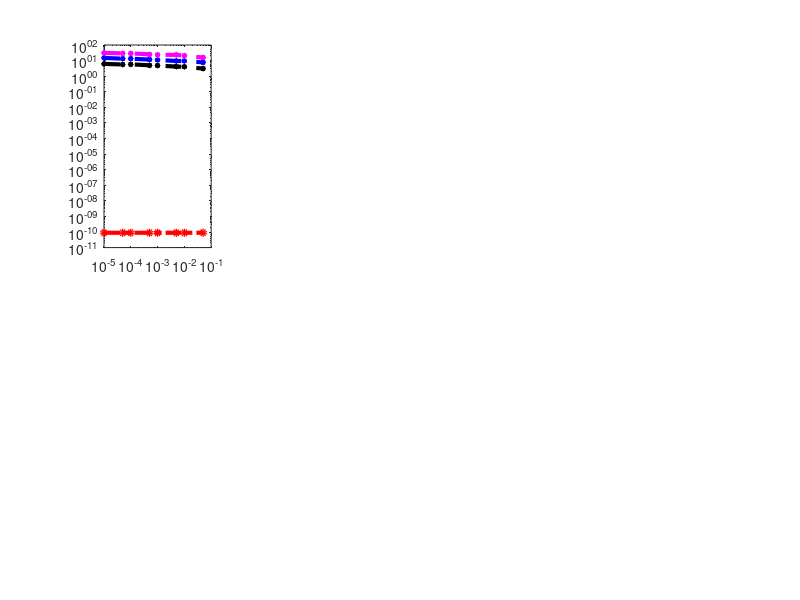

Here is the MATLAB script that generated this plot: (Note: this script raises an error after producing the figure.)
clear; clc; close all
FS = 24;

%% D = 20, N = 1000
D = 20; N = 1000; eps = 0.1;
load results_vs_delta_synth_D_20_N_1000_eps_0_1
avg_loss_np = abs(mean(loss_opt_np));
avg_loss_cape = abs(mean(loss_opt_cape));
avg_loss_conv = abs(mean(loss_opt_conv));
avg_loss_local = abs(mean(loss_opt_local));
avg_loss_exst = abs(mean(loss_opt_exst));

avg_errW_np = mean(errW_np);
avg_errW_cape = mean(errW_cape);
avg_errW_conv = mean(errW_conv);
avg_errW_local = mean(errW_local);
avg_errW_exst = mean(errW_exst);

figure(1) % for plotting loss
subplot(241)
loglog(delta_all, avg_loss_np, 'ro-.','LineWidth',3,'MarkerSize',3); hold on
loglog(delta_all, avg_loss_cape, 'k*--','LineWidth',3,'MarkerSize',3); hold on
loglog(delta_all, avg_loss_conv, 'b*--','LineWidth',3,'MarkerSize',3); hold on
loglog(delta_all, avg_loss_local, 'm*--','LineWidth',3,'MarkerSize',3); hold on
loglog(delta_all, avg_loss_exst, 'rsq--','LineWidth',3,'MarkerSize',3); hold on
set(gca,'FontSize',FS,'FontWeight','bold')
axis([delta_all(1)/10 delta_all(end)*10 1e-12 1e10])
xlabel('Privacy parameter (\delta)','FontSize',FS,'FontWeight','bold');
ylabel('Loss f_D(w)','FontSize',FS,'FontWeight','bold');
title('Synth (D = 20, N = 1k, S = 5, \epsilon = 0.1)','FontSize', FS,'FontWeight','bold'); 
legend('Non-priv', 'capeFM', 'conv', 'local', 'dp-fm', 'Location','best')

figure(1) % for plotting errW
subplot(245)
semilogx(delta_all, avg_errW_np, 'ro-.','LineWidth',3,'MarkerSize',3); hold on
semilogx(delta_all, avg_errW_cape, 'k*--','LineWidth',3,'MarkerSize',3); hold on
semilogx(delta_all, avg_errW_conv, 'b*--','LineWidth',3,'MarkerSize',3); hold on
semilogx(delta_all, avg_errW_local, 'm*--','LineWidth',3,'MarkerSize',3); hold on
semilogx(delta_all, avg_errW_exst, 'rsq--','LineWidth',3,'MarkerSize',3); hold on
set(gca,'FontSize',FS,'FontWeight','bold')
axis([delta_all(1)/10 delta_all(end)*10 -0.01 0.25])
xlabel('Privacy parameter (\delta)','FontSize',FS,'FontWeight','bold');
ylabel('err_w','FontSize',FS,'FontWeight','bold');
title('Synth (D = 20, N = 1k, S = 5, \epsilon = 0.1','FontSize', FS,'FontWeight','bold'); 
legend('Non-priv', 'capeFM', 'conv', 'local', 'dp-fm', 'Location','best')

%% D = 20, N = 20000
D = 20; N = 20000; eps = 0.5;
load results_vs_delta_synth_D_20_N_20000_eps_0_5
avg_loss_np = abs(mean(loss_opt_np));
avg_loss_cape = abs(mean(loss_opt_cape));
avg_loss_conv = abs(mean(loss_opt_conv));
avg_loss_local = abs(mean(loss_opt_local));
avg_loss_exst = abs(mean(loss_opt_exst));

avg_errW_np = mean(errW_np);
avg_errW_cape = mean(errW_cape);
avg_errW_conv = mean(errW_conv);
avg_errW_local = mean(errW_local);
avg_errW_exst = mean(errW_exst);

figure(1) % for plotting loss
subplot(242)
loglog(delta_all, avg_loss_np, 'ro-.','LineWidth',3,'MarkerSize',3); hold on
loglog(delta_all, avg_loss_cape, 'k*--','LineWidth',3,'MarkerSize',3); hold on
loglog(delta_all, avg_loss_conv, 'b*--','LineWidth',3,'MarkerSize',3); hold on
loglog(delta_all, avg_loss_local, 'm*--','LineWidth',3,'MarkerSize',3); hold on
loglog(delta_all, avg_loss_exst, 'rsq--','LineWidth',3,'MarkerSize',3); hold on
set(gca,'FontSize',FS,'FontWeight','bold')
axis([delta_all(1)/10 delta_all(end)*10 1e-12 1e10])
xlabel('Privacy parameter (\delta)','FontSize',FS,'FontWeight','bold');
ylabel('Loss f_D(w)','FontSize',FS,'FontWeight','bold');
title('Synth (D = 20, N = 20k, S = 5, \epsilon = 0.5','FontSize', FS,'FontWeight','bold'); 
% legend('Non-priv', 'capeFM', 'conv', 'local', 'dp-fm', 'Location','best')

figure(1) % for plotting errW
subplot(246)
semilogx(delta_all, avg_errW_np, 'ro-.','LineWidth',3,'MarkerSize',3); hold on
semilogx(delta_all, avg_errW_cape, 'k*--','LineWidth',3,'MarkerSize',3); hold on
semilogx(delta_all, avg_errW_conv, 'b*--','LineWidth',3,'MarkerSize',3); hold on
semilogx(delta_all, avg_errW_local, 'm*--','LineWidth',3,'MarkerSize',3); hold on
semilogx(delta_all, avg_errW_exst, 'rsq--','LineWidth',3,'MarkerSize',3); hold on
set(gca,'FontSize',FS,'FontWeight','bold')
axis([delta_all(1)/10 delta_all(end)*10 -0.01 0.25])
xlabel('Privacy parameter (\delta)','FontSize',FS,'FontWeight','bold');
ylabel('err_w','FontSize',FS,'FontWeight','bold');
title('Synth (D = 20, N = 20k, S = 5, \epsilon = 0.5','FontSize', FS,'FontWeight','bold'); 
% legend('Non-priv', 'capeFM', 'conv', 'local', 'dp-fm', 'Location','best')

%% D = 50, N = 2000
D = 50; N = 2000; eps = 0.5;
load results_vs_delta_synth_D_50_N_2000_eps_0_5
avg_loss_np = abs(mean(loss_opt_np));
avg_loss_cape = abs(mean(loss_opt_cape));
avg_loss_conv = abs(mean(loss_opt_conv));
avg_loss_local = abs(mean(loss_opt_local));
avg_loss_exst = abs(mean(loss_opt_exst));

avg_errW_np = mean(errW_np);
avg_errW_cape = mean(errW_cape);
avg_errW_conv = mean(errW_conv);
avg_errW_local = mean(errW_local);
avg_errW_exst = mean(errW_exst);

figure(1) % for plotting loss
subplot(243)
loglog(delta_all, avg_loss_np, 'ro-.','LineWidth',3,'MarkerSize',3); hold on
loglog(delta_all, avg_loss_cape, 'k*--','LineWidth',3,'MarkerSize',3); hold on
loglog(delta_all, avg_loss_conv, 'b*--','LineWidth',3,'MarkerSize',3); hold on
loglog(delta_all, avg_loss_local, 'm*--','LineWidth',3,'MarkerSize',3); hold on
loglog(delta_all, avg_loss_exst, 'rsq--','LineWidth',3,'MarkerSize',3); hold on
set(gca,'FontSize',FS,'FontWeight','bold')
axis([delta_all(1)/10 delta_all(end)*10 1e-12 1e10])
xlabel('Privacy parameter (\delta)','FontSize',FS,'FontWeight','bold');
ylabel('Loss f_D(w)','FontSize',FS,'FontWeight','bold');
title('Synth (D = 50, N = 2k, S = 5, \epsilon = 0.5','FontSize', FS,'FontWeight','bold'); 
% legend('Non-priv', 'capeFM', 'conv', 'local', 'dp-fm', 'Location','best')

figure(1) % for plotting errW
subplot(247)
semilogx(delta_all, avg_errW_np, 'ro-.','LineWidth',3,'MarkerSize',3); hold on
semilogx(delta_all, avg_errW_cape, 'k*--','LineWidth',3,'MarkerSize',3); hold on
semilogx(delta_all, avg_errW_conv, 'b*--','LineWidth',3,'MarkerSize',3); hold on
semilogx(delta_all, avg_errW_local, 'm*--','LineWidth',3,'MarkerSize',3); hold on
semilogx(delta_all, avg_errW_exst, 'rsq--','LineWidth',3,'MarkerSize',3); hold on
set(gca,'FontSize',FS,'FontWeight','bold')
axis([delta_all(1)/10 delta_all(end)*10 -0.01 0.25])
xlabel('Privacy parameter (\delta)','FontSize',FS,'FontWeight','bold');
ylabel('err_w','FontSize',FS,'FontWeight','bold');
title('Synth (D = 50, N = 2k, S = 5, \epsilon = 0.5','FontSize', FS,'FontWeight','bold'); 
% legend('Non-priv', 'capeFM', 'conv', 'local', 'dp-fm', 'Location','best')

%% D = 50, N = 20000
D = 50; N = 20000; eps = 1.0;
load results_vs_delta_synth_D_50_N_20000_eps_2
avg_loss_np = abs(mean(loss_opt_np));
avg_loss_cape = abs(mean(loss_opt_cape));
avg_loss_conv = abs(mean(loss_opt_conv));
avg_loss_local = abs(mean(loss_opt_local));
avg_loss_exst = abs(mean(loss_opt_exst));

avg_errW_np = mean(errW_np);
avg_errW_cape = mean(errW_cape);
avg_errW_conv = mean(errW_conv);
avg_errW_local = mean(errW_local);
avg_errW_exst = mean(errW_exst);

figure(1) % for plotting loss
subplot(244)
loglog(delta_all, avg_loss_np, 'ro-.','LineWidth',3,'MarkerSize',3); hold on
loglog(delta_all, avg_loss_cape, 'k*--','LineWidth',3,'MarkerSize',3); hold on
loglog(delta_all, avg_loss_conv, 'b*--','LineWidth',3,'MarkerSize',3); hold on
loglog(delta_all, avg_loss_local, 'm*--','LineWidth',3,'MarkerSize',3); hold on
loglog(delta_all, avg_loss_exst, 'rsq--','LineWidth',3,'MarkerSize',3); hold on
set(gca,'FontSize',FS,'FontWeight','bold')
axis([delta_all(1)/10 delta_all(end)*10 1e-12 1e10])
xlabel('Privacy parameter (\delta)','FontSize',FS,'FontWeight','bold');
ylabel('Loss f_D(w)','FontSize',FS,'FontWeight','bold');
title('Synth (D = 50, N = 20k, S = 5, \epsilon = 2.0','FontSize', FS,'FontWeight','bold'); 
% legend('Non-priv', 'capeFM', 'conv', 'local', 'dp-fm', 'Location','best')

figure(1) % for plotting errW
subplot(248)
semilogx(delta_all, avg_errW_np, 'ro-.','LineWidth',3,'MarkerSize',3); hold on
semilogx(delta_all, avg_errW_cape, 'k*--','LineWidth',3,'MarkerSize',3); hold on
semilogx(delta_all, avg_errW_conv, 'b*--','LineWidth',3,'MarkerSize',3); hold on
semilogx(delta_all, avg_errW_local, 'm*--','LineWidth',3,'MarkerSize',3); hold on
semilogx(delta_all, avg_errW_exst, 'rsq--','LineWidth',3,'MarkerSize',3); hold on
set(gca,'FontSize',FS,'FontWeight','bold')
axis([delta_all(1)/10 delta_all(end)*10 -0.01 0.25])
xlabel('Privacy parameter (\delta)','FontSize',FS,'FontWeight','bold');
ylabel('err_w','FontSize',FS,'FontWeight','bold');
title('Synth (D = 50, N = 20k, S = 5, \epsilon = 2.0','FontSize', FS,'FontWeight','bold'); 
% legend('Non-priv', 'capeFM', 'conv', 'local', 'dp-fm', 'Location','best')